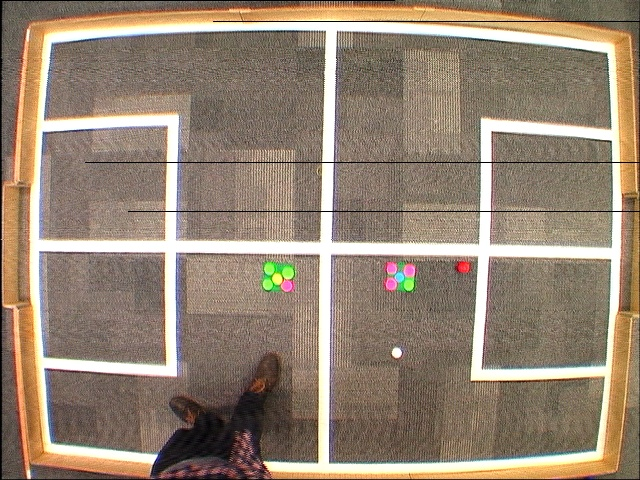
#> input picture vision/frame.jpg, 640 x 480 px
$ python -i calibrate_frame.py   (imports and definitions only)
#> lines starting #> are read from the running program, lines starting #| are printed output that depends on the picture
#!/usr/bin/env python2.7
import sys
sys.path.insert(0, '../')
sys.path.insert(0, './')
import cv2
import util
import numpy as np
import os
from functools import partial

from os.path import abspath


COLS = 640
ROWS = 480
PATH = os.path.dirname(os.path.realpath(__file__))
# enable access to the json file from any directory in SDP
absPathToJson = PATH+'/config/undistort.json'

# [1 line that did not run here, left out]


def step(frame, pitch = 0):
    frame = undistort(frame, pitch)
    frame = perspective(frame, pitch)
    frame = translate(frame, pitch)
    frame = warp(frame, pitch)
    return frame

def pitch_to_numpy(pitch=0):
    ret = {}
    for key, value in pitch.iteritems():
        ret[key] = np.asarray(value)
    return ret


''' Scale center '''
def translate(frame, pitch=0):
    if pitch == 0:
        M = np.float32([[1,0,-5],[0,1,-5]])
        return cv2.warpAffine(frame, M, (640,480))
    else:
        return frame

def undistort(frame, pitch_num=0):

    pitch = pitch_to_numpy(pitches[str(pitch_num)])

    return cv2.undistort(frame, pitch["camera_matrix"], pitch["dist"], None,
                         pitch["new_camera_matrix"])


''' Rotate '''
def warp(frame,pitch=0):
    if pitch == 0:
        return frame
    else:
        M = cv2.getRotationMatrix2D((COLS/2, ROWS/2), 0, 1)
        return cv2.warpAffine(frame, M, (COLS, ROWS))

def perspective(frame, pitch=0):

    if pitch == 0:
        return frame
    else:
        pts1 = np.float32([[5,5],[5,475],[640,480],[640,0]])
        pts2 = np.float32([[0,0],[0,480],[640,480],[640,0]])
        M = cv2.getPerspectiveTransform(pts1,pts2)
        dst = cv2.warpPerspective(frame,M,(640,480))
        return dst

>>> import cv2
>>> picture = cv2.imread('frame.jpg', cv2.IMREAD_GRAYSCALE)
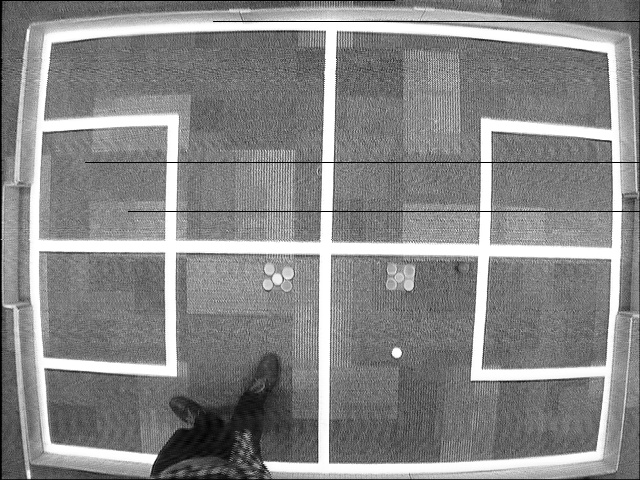
#> picture: shape (480, 640); min 0, max 255, mean 135.6
>>> result = step(picture)
#> (the run stopped early here; a loop or call above may not have finished)
